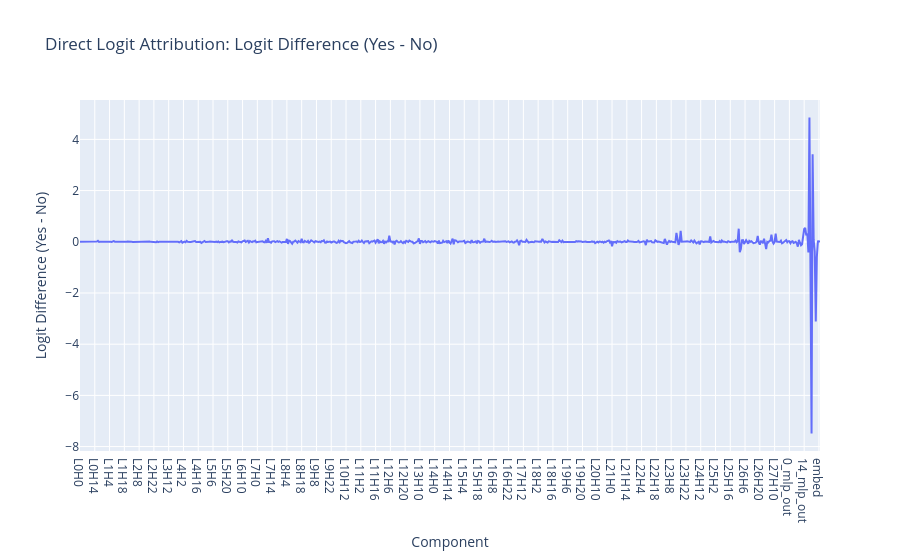

Notebook source saved alongside this figure:
### Code cell
# Plot the results
line(
    dla_single, 
    x=labels, 
    title="Direct Logit Attribution: Logit Difference (Yes - No)", 
    xaxis="Component",
    yaxis="Logit Difference (Yes - No)"
)

### Figure 1 — Plotly figure (JSON) as saved in the notebook; plotly's stock layout.template omitted (floating-point values rounded to 4 significant figures; data arrays with more than 128 entries replaced by an {"elided": "..."} marker saying what was removed)
{"data": [{"hovertemplate": "Component=%{x}<br>Logit Difference (Yes - No)=%{y}<extra></extra>", "legendgroup": "", "line": {"color": "#636efa", "dash": "solid"}, "marker": {"symbol": "circle"}, "mode": "lines", "name": "", "orientation": "v", "showlegend": false, "type": "scatter", "x": {"elided": "702 str values"}, "xaxis": "x", "y": {"elided": "702 float values"}, "yaxis": "y"}], "layout": {"legend": {"tracegroupgap": 0}, "title": {"text": "Direct Logit Attribution: Logit Difference (Yes - No)"}, "xaxis": {"anchor": "y", "domain": [0, 1], "title": {"text": "Component"}}, "yaxis": {"anchor": "x", "domain": [0, 1], "title": {"text": "Logit Difference (Yes - No)"}}}}
